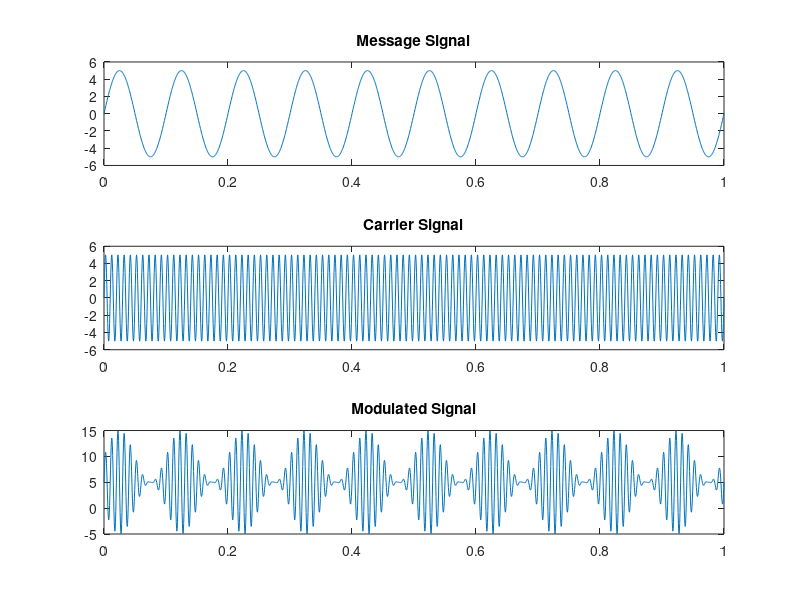

Write the MATLAB code that produced this figure.
Am=5; % Amp of modulating signal
Ac=5; % Amp of carrier signal
m=1; % Modulation Index
f=10;
fc=10*f;
fs=2000;
t=0:1/fs:1;

% Modulating signal
subplot(3,1,1);
xm=Am*sin(2*pi*f*t);
plot(t,xm);
title("Message Signal");

% carrier
xc=Ac*sin(2*pi*fc*t);
subplot(3,1,2);
plot(t,xc);
title("Carrier Signal");

% Modulated
y=Ac+Am*(1+m*sin(2*pi*f*t)).*sin(2*pi*fc*t);
subplot(3,1,3);
plot(t,y);
title("Modulated Signal");